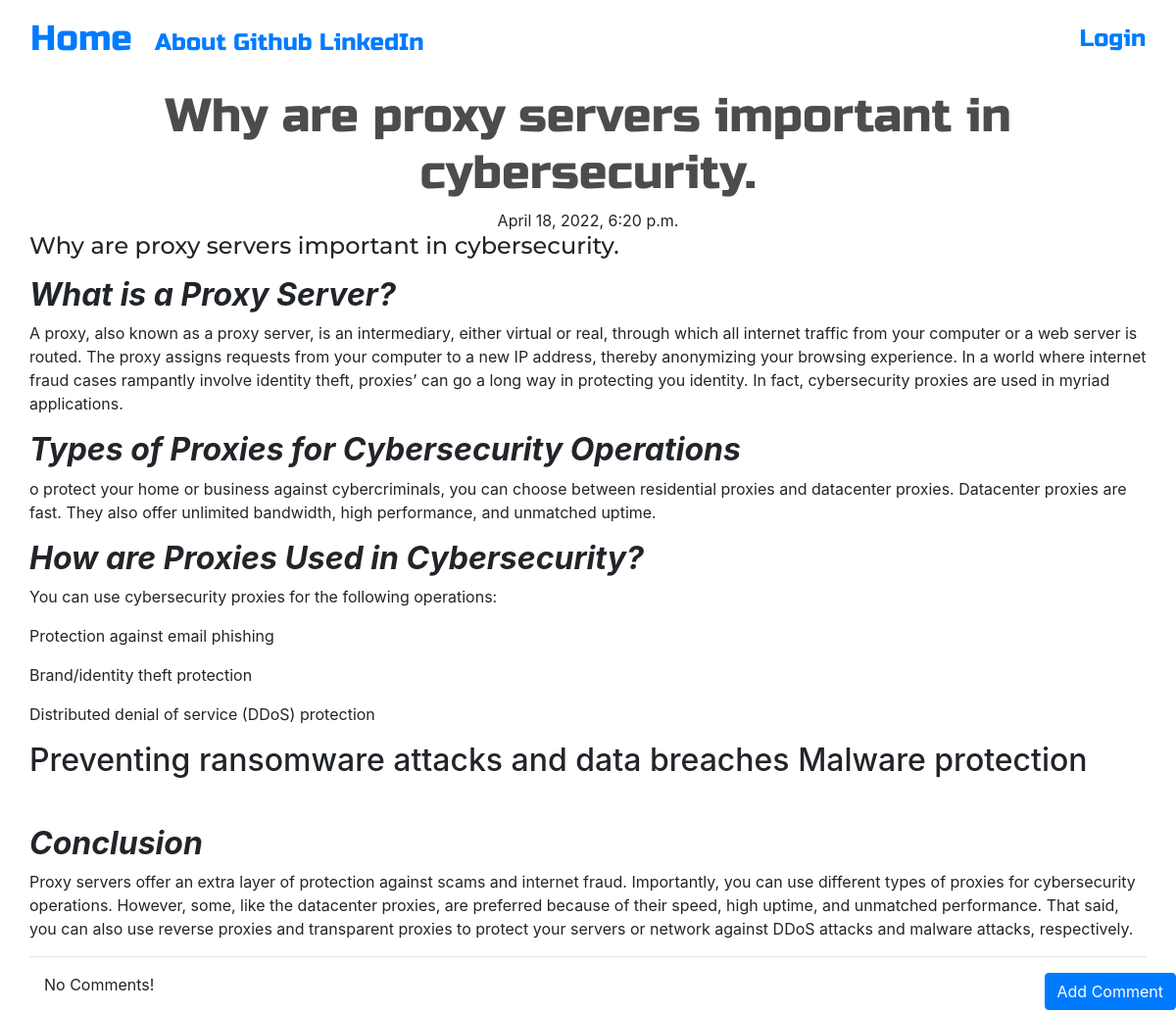
Screenshot of /post/8 with the database file from the repository.
### blog/models.py (models this page shows, shortened)
class Post(models.Model):
	author = models.ForeignKey('auth.User', on_delete=models.CASCADE)
	title = models.CharField(max_length=200)
	text = models.TextField()
	create_date = models.DateTimeField(default=timezone.now)
	published_date = models.DateTimeField(blank=False, null=False)

### blog/views.py (the view)
# urls.py: path('post/<pk>', views.PostDetailView.as_view(), name='post_detail'),
class PostDetailView(DetailView):
	model = Post

### blog/templates/blog/post_detail.html (shortened to what this page needs)
{% extends 'blog/base.html' %}
{% block content %}
<h1 class="posttitle loader">{{post.title}}</h1>
{% if post.published_date %}
	<div class="date postdate">
		{{post.published_date}}
	</div>
{% else %}
	<a class="btn btn-success" href="{% url 'post_publish' pk=post.pk%}">Publish</a>
{% endif %}
<h3 class="postcontent">{{post.title|safe|linebreaksbr}}</h3>
<p class="postcontent">{{post.text|safe|linebreaksbr}}</p>
<hr>
<a class="btn btn-primary btn-comment" href="{% url 'add_comment_to_post' pk=post.pk %}">Add Comment</a>
<div class="container">
{% for comment in post.comments.all %}
<br>
	{% if user.is_authenticated or comment.approved_comment %}
		{{comment.created_date}}
		{% if not comment.approved_comment%}
			<a class='btn btn-default' href="{% url 'comment_remove' pk=comment.pk %}">
				<span class="glyphicon glyphicon-remove">Remove</span>
			</a>
			<a class='btn btn-primary' href="{% url 'comment_approve' pk=comment.pk %}">
				<span class="glyphicon glyphicon-ok">View</span>
			</a>
		{% endif %}
		<p>{{comment.text|safe|linebreaks}}</p>
		<p>Posted By: {{comment.author}}</p>
	{% endif %}
	{% empty %}
	<p>No Comments!</p>
{% endfor %}
</div>
{% endblock %}

### blog/templates/blog/base.html (shortened to what this page needs)
<!DOCTYPE html>
{% load static %}
<html>
<head>
	<link rel="stylesheet" href="https://cdn.jsdelivr.net/npm/bootstrap@4.4.1/dist/css/bootstrap.min.css">
	<link rel="stylesheet" href="//cdn.jsdelivr.net/npm/medium-editor@latest/dist/css/medium-editor.min.css" type="text/css" media="screen" charset="utf-8">
	<link rel="stylesheet" href="{% static 'css/blog.css' %}">
</head>
<body class="loader">
	<nav style=""  class="navbar navbar-default techfont custom-navbar">
		<div style=""  class="container-fluid">
			<div>
				<a class="navbar-brand bigbrand" href="{% url 'post_list' %}">Home</a>
				<a href="{% url 'about' %}">About</a>
				<a href="https://github.com/shahSpider">Github</a>
				<a href="https://www.linkedin.com/in/abdul-qadeer-shah">LinkedIn</a>
			</div>
			<div>
				{% if user.is_authenticated %}
						<a href="{% url 'post_new' %}">New Post</a>
						<a href="{% url 'draft_list' %}">Drafts</a>
						<a href="{% url 'logout' %}">Log out</a>
						<a>Welcome: {{user.username}}</a>
					{% else %}
						<a class='nav navbar-right' href="{% url 'login' %}"><span class="glyphicon glyphicon-user">Login</span></a>
				{% endif %}
			</div>
		</div>
	</nav>
	<div class="content container">
		<div class="row">
			<div class="">
				<div class="blog_posts">
					{% block content %}{% endblock %}
				</div>
			</div>
		</div>
	</div>
</body>
</html>

### blog/static/css/blog.css (style rules this page uses)
.techfont { font-family: 'Russo One', sans-serif; font-size: 1.5em; margin-bottom: 10px; }
.bigbrand { font-size: 1.5em; }
.postdate { text-align: center; }
.posttitle { font-family: 'Russo One', sans-serif; font-size: 3em; text-align: center; }
.postcontent { font-family: 'Montserrat'; font-size: 1.5em; }
.btn-comment { position: absolute; right: 0px; }
h1 { font-family: Oak,sans-serif; color: rgba(0,0,0,0.7); position:relative; top:calc(50% - 80px); left:calc(50% - 130px); }
.loader { position: relative; left:0; right:0; top:0; bottom:0; filter:hue-rotate(0deg); color:linear-gradient(45deg,#0f8,#08f); animation:hue 10000ms infinite linear; }

### rows the page displays
Post: title "Why are proxy servers important in cybersecurity.", published_date "April 18, 2022, 6:20 p.m.", text "What is a Proxy Server? A proxy, also known as a proxy server, is an intermediary, either virtual or real, through which all internet traffic from your computer or a web server is routed. The proxy assigns requests from your computer to a new IP address, thereby anonymizing your browsing experience. In a world where internet fraud cases rampantly involve identity theft, proxies’ can go a long way in protecting you identity. In fact, cybersecurity proxies are used in myriad applications. Types of Proxies for Cybersecurity Operations o protect your home or business against cybercriminals, you can choose between residential proxies and datacenter proxies. Datacenter proxies are fast. They also…"
